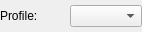
<?xml version="1.0" encoding="UTF-8"?>
<ui version="4.0">
 <class>profileFrame</class>
 <widget class="QFrame" name="profileFrame">
  <property name="geometry">
   <rect>
    <x>0</x>
    <y>0</y>
    <width>142</width>
    <height>32</height>
   </rect>
  </property>
  <property name="windowTitle">
   <string>Frame</string>
  </property>
  <layout class="QHBoxLayout" name="horizontalLayout">
   <property name="spacing">
    <number>0</number>
   </property>
   <property name="leftMargin">
    <number>0</number>
   </property>
   <property name="topMargin">
    <number>0</number>
   </property>
   <property name="rightMargin">
    <number>0</number>
   </property>
   <property name="bottomMargin">
    <number>0</number>
   </property>
   <item>
    <widget class="QLabel" name="profileLabel">
     <property name="text">
      <string>Profile:</string>
     </property>
    </widget>
   </item>
   <item>
    <widget class="QComboBox" name="profileCombo">
     <property name="sizeAdjustPolicy">
      <enum>QComboBox::SizeAdjustPolicy::AdjustToContents</enum>
     </property>
    </widget>
   </item>
  </layout>
 </widget>
 <resources/>
 <connections/>
</ui>
